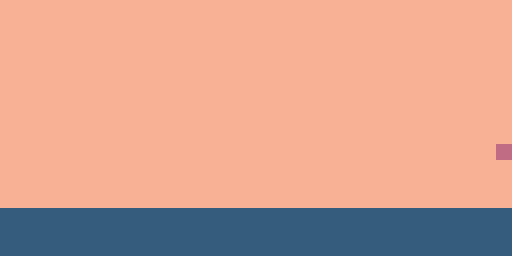

Below is a game level as drawn by its tile map, then a one-line description and the .tmx that defines it (tile-layer data replaced by summaries):
An orthogonal 32x16 tile map with 16x16 px tiles, 1 tile layer (graphics), 3 tilesets and 7 objects.

<map version="1.0" orientation="orthogonal" renderorder="right-down" width="32" height="16" tilewidth="16" tileheight="16" nextobjectid="12">
 <tileset firstgid="1" name="ground" tilewidth="16" tileheight="16" tilecount="1">
  <image source="16X16 textures/v3/ground.png" trans="ff00ff" width="16" height="16" />
 </tileset>
 <tileset firstgid="2" name="background" tilewidth="16" tileheight="16" tilecount="1">
  <image source="16X16 textures/v3/background.png" trans="ff00ff" width="16" height="16" />
 </tileset>
 <tileset firstgid="3" name="enemy" tilewidth="16" tileheight="16" tilecount="1">
  <image source="16X16 textures/v3/enemy.png" trans="ff00ff" width="16" height="16" />
 </tileset>
 <layer name="graphics" width="32" height="16">
  <data>[512 cells, 512 non-empty, 3 distinct tile ids]</data>
 </layer>
 <objectgroup name="ground">
  <object id="2" x="0" y="207.667" width="512" height="48" />
  <object id="6" x="511.667" y="0" height="208" />
  <object id="9" x="0.333333" y="0.333333" height="208" />
 </objectgroup>
 <objectgroup name="mobs">
  <object id="3" x="256" y="192" width="16" height="16" />
 </objectgroup>
 <objectgroup name="finish blocks">
  <object id="10" x="496" y="144" width="16" height="16" />
 </objectgroup>
 <objectgroup name="abstract stop block">
  <object id="4" x="320" y="192" height="16" />
  <object id="5" x="176" y="192" height="16" />
 </objectgroup>
</map>
